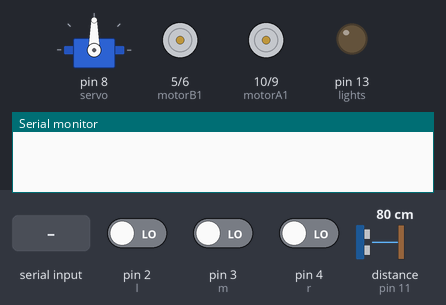
A sketch run on a simulated Arduino Uno, built with avr-gcc and run on an emulated ATmega328P. Parts: servo, motor-driver pin pairs drawn as motors (green arrow = first pin HIGH = forward, orange = second pin HIGH = backward, longer = more drive), output pins drawn as LEDs (lit = HIGH), the last lines printed to the serial monitor. The inputs (shaded band) are chosen by the test bench; at power-on: pin 2 (l) LOW, pin 3 (m) LOW, pin 4 (r) LOW, distance to the obstacle (sensor on pin 11) 80 cm. The echo pulse lasts 58.3 µs per cm; pins used as bus, display or sensor lines are not drawn.

Above: at 1.2 s.
1.3 s: "W" received over Serial
At 1.55 s:
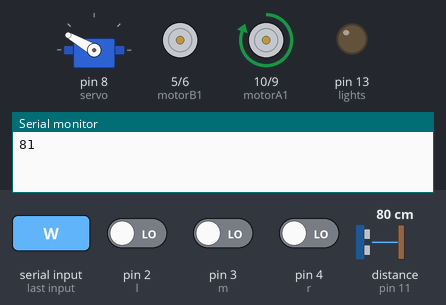
4.3 s: byte 86 ('V') received over Serial
At 5.3 s:
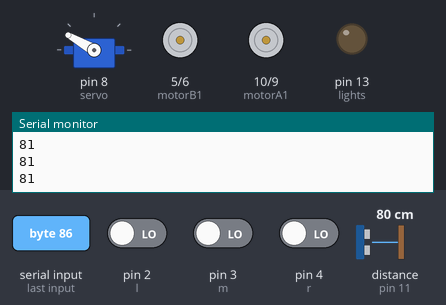
5.8 s: "F" received over Serial
At 6.5 s:
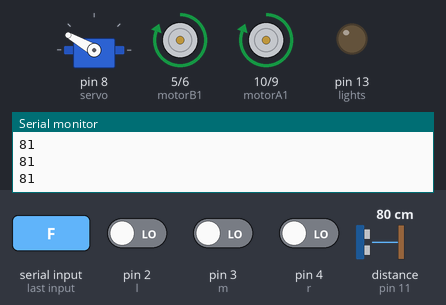
7.3 s: "G" received over Serial
At 7.6 s:
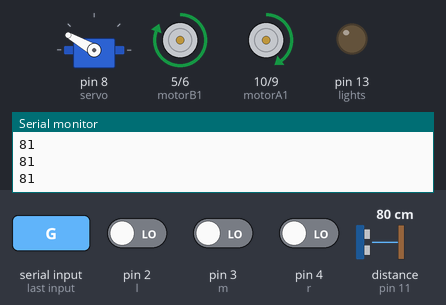
8.8 s: "1" received over Serial
At 10.0 s:
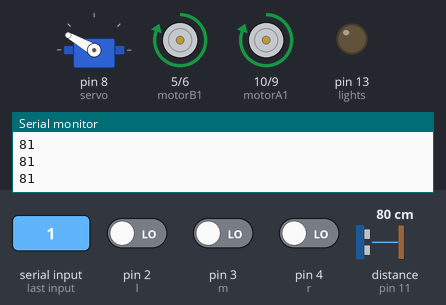
10.3 s: "I" received over Serial
At 11.1 s:
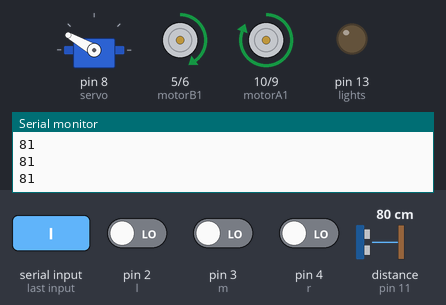
Timing chart, 0 to 12.8 s (numbered marks = the images above; inputs shaded):
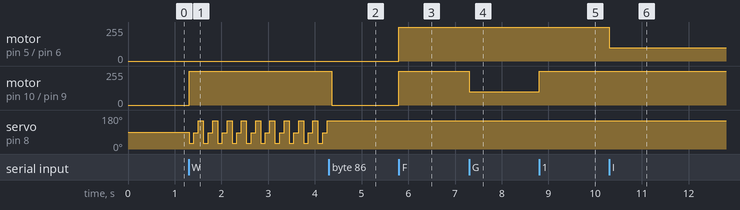

The sketch:

sketch_aug25b_2.wheeler.ino
```cpp
#include<Servo.h>

 Servo servo;

  const int l = 2;
  const int m = 3;
  const int r = 4;

  const int motorB1  = 5;
  const int motorB2  = 6;
  const int motorA1  = 10;
  const int motorA2  = 9;

  const int trig = 12;
  const int echo = 11;

  const int lights  = 13;

  const int buzzer = 7 ;

  int i=0;
  int j=0;
  int state;
  int vSpeed=255;
  int duration = 0;
  int distance = 0;

void followLine ()
{
if(!(digitalRead(l)) && digitalRead(m) && !(digitalRead(r)))                    //(010)
{
      analogWrite(motorA1,255); analogWrite(motorA2, 0);
      analogWrite(motorB1, 255);      analogWrite(motorB2, 0);
}
if(!(digitalRead(l)) && !(digitalRead(m)) && digitalRead(r))                    //(001)
{          analogWrite(motorA1, 255); analogWrite(motorA2, 0);
        analogWrite(motorB1, 100);      analogWrite(motorB2, 0);
}
if(digitalRead(l) && !(digitalRead(m)) && !(digitalRead(r)))                    //(100)
{     analogWrite(motorA1, 100); analogWrite(motorA2, 0);
      analogWrite(motorB1, 255);    analogWrite(motorB2, 0);
}
if(!(digitalRead(l)) && !(digitalRead(m)) && !(digitalRead(r)))                 //(000)
{
analogWrite(motorA1, 0);  analogWrite(motorA2, 0);
        analogWrite(motorB1, 0);  analogWrite(motorB2, 0);

}
if(digitalRead(l) && (digitalRead(m) && !(digitalRead(r))))                     //(110)
{
analogWrite(motorA1, 0);   analogWrite(motorA2, 0);
      analogWrite(motorB1, 255); analogWrite(motorB2, 0);
}
  if(digitalRead(r) && (digitalRead(m) && !(digitalRead(l))) )                  //(011)
{
analogWrite(motorA1, 255);   analogWrite(motorA2, 0);
      analogWrite(motorB1, 0);   analogWrite(motorB2, 0);
  }
}

void obstacleAvoid()
{
  digitalWrite(trig , HIGH);
  delayMicroseconds(1000);
  digitalWrite(trig , LOW);


  duration = pulseIn(echo , HIGH);
  distance = (duration/2) / 28.5 ;
  Serial.println(distance);


  if ( distance < 20 )
  {
   analogWrite(motorA1, 0);   analogWrite(motorA2, 255);
      analogWrite(motorB1, 200); analogWrite(motorB2, 0);

  }
  else
  {
      analogWrite(motorA1, vSpeed); analogWrite(motorA2, 0);
      analogWrite(motorB1, 0);      analogWrite(motorB2, 0);
  }

}

void setup() {

    pinMode(trig , OUTPUT);
    pinMode(echo , INPUT);

    pinMode(l, INPUT);
 pinMode(m, INPUT);
 pinMode(r, INPUT);

    pinMode(motorA1, OUTPUT);
    pinMode(motorA2, OUTPUT);
    pinMode(motorB1, OUTPUT);
    pinMode(motorB2, OUTPUT);
    pinMode(lights, OUTPUT);
    servo.attach(8);
    Serial.begin(38400);
}

void loop() {    if(Serial.available() > 0){
      state = Serial.read();
    }
    if (state == 'F' || state == '1') {                                   //forward
         analogWrite(motorA1,255); analogWrite(motorA2, 0);
      analogWrite(motorB1, 255);      analogWrite(motorB2, 0);
 }
    else if (state == 'G') {                                              //forward_left
       analogWrite(motorA1, 100); analogWrite(motorA2, 0);
      analogWrite(motorB1, 255);    analogWrite(motorB2, 0);
   }
    else if (state == 'I') {                                              //forward_right
         analogWrite(motorA1, 255); analogWrite(motorA2, 0);
        analogWrite(motorB1, 100);      analogWrite(motorB2, 0);
 }
    else if (state == 'B') {                                              //back
         analogWrite(motorA1, 0); analogWrite(motorA2, 255);
      analogWrite(motorB1, 0);      analogWrite(motorB2, 255);
   }
     else if (state == 'H') {                                             //back_left
         analogWrite(motorA1, 0); analogWrite(motorA2, 60);
      analogWrite(motorB1, 0);      analogWrite(motorB2, 255);
   }
    else if (state == 'J') {                                              //back_right
         analogWrite(motorA1, 0); analogWrite(motorA2, 255);
      analogWrite(motorB1, 0);      analogWrite(motorB2, 60);
   }
    else if (state == 'L') {                                              //left
analogWrite(motorA1, 0);   analogWrite(motorA2, 0);
      analogWrite(motorB1, 255); analogWrite(motorB2, 0);
    }
     else if (state == 'R') {                                              //right
analogWrite(motorA1, 255);   analogWrite(motorA2, 0);
      analogWrite(motorB1, 0);   analogWrite(motorB2, 0);
    }
     else if (state == 'W') {
      obstacleAvoid();
      servo.write (30);
      delay(100);
      servo.write (85);
      delay(100);
      servo.write (150);
      delay(100);
    }
    else if (state == 'V'){
  followLine ();
    }
   else if (state == 'S'){
        analogWrite(motorA1, 0);  analogWrite(motorA2, 0);
        analogWrite(motorB1, 0);  analogWrite(motorB2, 0);
    }

}
```

Measured:
- after the input at 1.3 s, motor on pin 10 (motorA1) / pin 9 (motorA2): stopped → forward 255/255 at once; servo on pin 8 (servo): 90° → 30° at once, then repeats every 0.31 s: 85° 0.10 s, 150° 0.11 s, 30° 0.10 s
- after the input at 4.3 s, motor on pin 10 (motorA1) / pin 9 (motorA2): forward 255/255 → stopped after 0.07 s; servo on pin 8 (servo): stops changing and stays 150°
- after the input at 5.8 s, motor on pin 5 (motorB1) / pin 6 (motorB2), motor on pin 10 (motorA1) / pin 9 (motorA2): stopped → forward 255/255 at once
- after the input at 7.3 s, motor on pin 10 (motorA1) / pin 9 (motorA2): forward 255/255 → forward 100/255 at once
- after the input at 8.8 s, motor on pin 10 (motorA1) / pin 9 (motorA2): forward 100/255 → forward 255/255 at once
- after the input at 10.3 s, motor on pin 5 (motorB1) / pin 6 (motorB2): forward 255/255 → forward 100/255 at once
